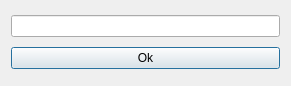
<?xml version="1.0" encoding="UTF-8"?>
<ui version="4.0">
 <class>Dialog</class>
 <widget class="QDialog" name="Dialog">
  <property name="geometry">
   <rect>
    <x>0</x>
    <y>0</y>
    <width>291</width>
    <height>86</height>
   </rect>
  </property>
  <property name="windowTitle">
   <string>Dialog</string>
  </property>
  <layout class="QVBoxLayout" name="verticalLayout">
   <item>
    <widget class="QLineEdit" name="lineEdit"/>
   </item>
   <item>
    <widget class="QPushButton" name="pushButton">
     <property name="text">
      <string>Ok</string>
     </property>
    </widget>
   </item>
  </layout>
 </widget>
 <resources/>
 <connections/>
</ui>
